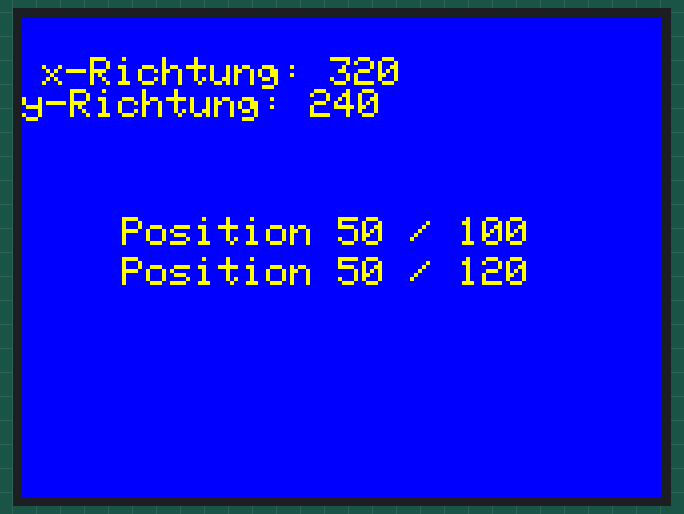
Simulated run of this program. Board: ESP8266 (Wemos D1 mini). Parts: 320×240 colour display. What the program prints to the serial monitor is not drawn.

Above: at 0.3 s.

The program:

main.cpp
```cpp
#include <Arduino.h>
/***************************************************
  2.8" TFT SPI Display mit LOLIN D1 MINI (ESP8266)
  Eine einfache eigene TFT - Klasse (TFTEsp)

  15.01.2021
  Der Hobbyelektroniker
  https://community.hobbyelektroniker.ch
  https://www.youtube.com/c/HobbyelektronikerCh
 ****************************************************/

#include "tft_esp.h"
TFTEsp disp = TFTEsp();       // Instanz der eigenen Klasse erstellen

/* hardware SPI
#define TFT_MOSI D7
#define TFT_CLK  D5

// other pins
#define TFT_CS    D2
#define TFT_RST   D3
#define TFT_DC    D4

/* Betriebsspannung
 *  VCC 3.3V
 *  LED 3.3V
 *  GND GND
 */

// Farbdefinitionen aus Library (TFT_eSPI.h)
// #define TFT_BLACK       0x0000      /*   0,   0,   0 */
// #define TFT_NAVY        0x000F      /*   0,   0, 128 */
// #define TFT_DARKGREEN   0x03E0      /*   0, 128,   0 */
// #define TFT_DARKCYAN    0x03EF      /*   0, 128, 128 */
// #define TFT_MAROON      0x7800      /* 128,   0,   0 */
// #define TFT_PURPLE      0x780F      /* 128,   0, 128 */
// #define TFT_OLIVE       0x7BE0      /* 128, 128,   0 */
// #define TFT_LIGHTGREY   0xD69A      /* 211, 211, 211 */
// #define TFT_DARKGREY    0x7BEF      /* 128, 128, 128 */
// #define TFT_BLUE        0x001F      /*   0,   0, 255 */
// #define TFT_GREEN       0x07E0      /*   0, 255,   0 */
// #define TFT_CYAN        0x07FF      /*   0, 255, 255 */
// #define TFT_RED         0xF800      /* 255,   0,   0 */
// #define TFT_MAGENTA     0xF81F      /* 255,   0, 255 */
// #define TFT_YELLOW      0xFFE0      /* 255, 255,   0 */
// #define TFT_WHITE       0xFFFF      /* 255, 255, 255 */
// #define TFT_ORANGE      0xFDA0      /* 255, 180,   0 */
// #define TFT_GREENYELLOW 0xB7E0      /* 180, 255,   0 */
// #define TFT_PINK        0xFE19      /* 255, 192, 203 */ //Lighter pink, was 0xFC9F
// #define TFT_BROWN       0x9A60      /* 150,  75,   0 */
// #define TFT_GOLD        0xFEA0      /* 255, 215,   0 */
// #define TFT_SILVER      0xC618      /* 192, 192, 192 */
// #define TFT_SKYBLUE     0x867D      /* 135, 206, 235 */
// #define TFT_VIOLET      0x915C      /* 180,  46, 226 */

void test1() {
  disp.setFgColor(TFT_YELLOW);
  disp.setBgColor(TFT_BLUE);
  disp.cls(TFT_RED);
  delay(3000);

  disp.cls();
  disp.setRotation(1);
  disp.setTextSize(2);

  disp.print("Hallo Welt!");
  disp.setTextWrap(true);
  disp.setTextColor(TFT_SILVER,TFT_BROWN);
  disp.println("Dieser Text ist von der neuen Klasse!. ");
  disp.println("Und schon geht es weiter.");
  disp.setTextColor();
  disp.println("Was passiert, wenn der Text viel länger als eine Zeile ist? Gibt es dann einen Zeilenumbruch?");
}

void test2() {
  disp.setFgColor(TFT_YELLOW);
  disp.setBgColor(TFT_BLUE);
  disp.cls();
  disp.setRotation(1);
  disp.setTextSize(2);

  disp.setCursor(10,20);
  disp.println(String("x-Richtung: ") + disp.width());
  disp.println(String("y-Richtung: ") + disp.height());

  disp.drawString("Position 50 / 100",50,100);
  disp.drawString(String("Position 50 / 120"),50,120);

}

void setup() {
  Serial.begin(9600);
  Serial.println("ILI9341 Test!");

  disp.begin();
    //test1();
    test2();


}

void loop() {
//
}
```

tft_esp.cpp
```cpp
/*
    2.8" TFT SPI Display mit LOLIN D1 MINI (ESP8266)

  15.01.2021
  Der Hobbyelektroniker
  https://community.hobbyelektroniker.ch
  https://www.youtube.com/c/HobbyelektronikerCh
  Der Code kann mit Quellenangabe frei verwendet werden.

  Dieser Code basiert auf der Bibliothek TFT_eSPI.
  https://github.com/Bodmer/TFT_eSPI
*/

#include "tft_esp.h"

TFTEsp::TFTEsp() : TFT_eSPI() {}

// Bildschirm löschen
void TFTEsp::cls() {
  cls(_bgColor);
}

void TFTEsp::cls(uint16_t color) {
  fillScreen(color);
}

// Farben
void TFTEsp::setFgColor(uint16_t color) {
  _fgColor = color;
  setTextColor();
}

void TFTEsp::setBgColor(uint16_t color) {
  _bgColor = color;
  setTextColor();
}

void TFTEsp::setTextColor() {
  setTextColor(_fgColor,_bgColor);
}

void TFTEsp::setTextColor(uint16_t fgColor, uint16_t bgColor) {
  TFT_eSPI::setTextColor(fgColor,bgColor);
}

uint16_t TFTEsp::getFgColor() {
  return _fgColor;
}

uint16_t TFTEsp::getBgColor() {
  return _bgColor;
}
```

tft_esp.h
```cpp
/*
  2.8" TFT SPI Display mit LOLIN D1 MINI (ESP8266)
  Header-Datei

  15.01.2021
  Der Hobbyelektroniker
  https://community.hobbyelektroniker.ch
  https://www.youtube.com/c/HobbyelektronikerCh
  Der Code kann mit Quellenangabe frei verwendet werden.

  Dieser Code basiert auf der Bibliothek TFT_eSPI.
  https://github.com/Bodmer/TFT_eSPI

*/

#pragma once

////////// Pinbelegung /////////////

/* Betriebsspannung
 *  VCC 3.3V
 *  LED 3.3V
 *  GND GND
 */

/* Hardware SPI
 *  MOSI D7
 *  CLK  D5
 *  MISO D6 (nicht verwendet)
 */

/* empfohlene Pins (frei wählbar)
 *  CS  D2
 *  RST D3
 *  DC  D4
 */

// Farbdefinitionen aus Library (TFT_eSPI.h)
// #define TFT_BLACK       0x0000      /*   0,   0,   0 */
// #define TFT_NAVY        0x000F      /*   0,   0, 128 */
// #define TFT_DARKGREEN   0x03E0      /*   0, 128,   0 */
// #define TFT_DARKCYAN    0x03EF      /*   0, 128, 128 */
// #define TFT_MAROON      0x7800      /* 128,   0,   0 */
// #define TFT_PURPLE      0x780F      /* 128,   0, 128 */
// #define TFT_OLIVE       0x7BE0      /* 128, 128,   0 */
// #define TFT_LIGHTGREY   0xD69A      /* 211, 211, 211 */
// #define TFT_DARKGREY    0x7BEF      /* 128, 128, 128 */
// #define TFT_BLUE        0x001F      /*   0,   0, 255 */
// #define TFT_GREEN       0x07E0      /*   0, 255,   0 */
// #define TFT_CYAN        0x07FF      /*   0, 255, 255 */
// #define TFT_RED         0xF800      /* 255,   0,   0 */
// #define TFT_MAGENTA     0xF81F      /* 255,   0, 255 */
// #define TFT_YELLOW      0xFFE0      /* 255, 255,   0 */
// #define TFT_WHITE       0xFFFF      /* 255, 255, 255 */
// #define TFT_ORANGE      0xFDA0      /* 255, 180,   0 */
// #define TFT_GREENYELLOW 0xB7E0      /* 180, 255,   0 */
// #define TFT_PINK        0xFE19      /* 255, 192, 203 */ //Lighter pink, was 0xFC9F
// #define TFT_BROWN       0x9A60      /* 150,  75,   0 */
// #define TFT_GOLD        0xFEA0      /* 255, 215,   0 */
// #define TFT_SILVER      0xC618      /* 192, 192, 192 */
// #define TFT_SKYBLUE     0x867D      /* 135, 206, 235 */
// #define TFT_VIOLET      0x915C      /* 180,  46, 226 */


#include <TFT_eSPI.h> // Hardware-specific library

class TFTEsp : public TFT_eSPI {
  public:

    TFTEsp();
// geerbte Funktionen
//  void begin();
//  void setRotation()

    // Bildschirm löschen
    void cls();
    void cls(uint16_t color);

    // *** Farben ***
    void setFgColor(uint16_t color);
    void setBgColor(uint16_t color);
    uint16_t getFgColor();
    uint16_t getBgColor();

    // *** Textausgabe ***
    // void print();
    // void println();
    // void setTextSize()

    void setTextColor(); // setzt die Textfarbe wieder auf die Standardfarben
    void setTextColor(uint16_t fgColor, uint16_t bgColor);


  private:
    uint16_t _fgColor = ILI9341_WHITE;
    uint16_t _bgColor = ILI9341_BLACK;

};
```
